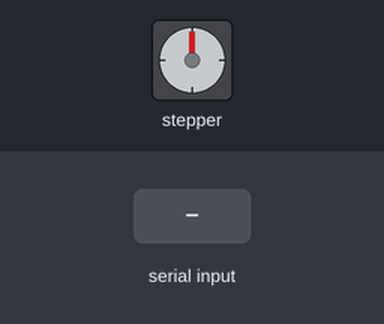
Bench run of a sketch on a simulated Arduino Uno, built with avr-gcc and run on an emulated ATmega328P. On the bench: stepper motor. Inputs (shaded band) come from the test bench. Stepper angles assume 360 steps per turn.

Above: at 1.2 s.
1.3 s: byte 3 (3) received over Serial
Timing chart, 0 to 4.3 s (numbered marks = the images above; inputs shaded):
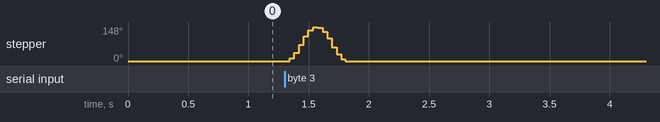

Measured:
- after the input at 1.3 s, stepper: turns 148° clockwise in 0.19 s, then 148° counter-clockwise in 0.23 s

The sketch:

StepperMotor.ino
```cpp
#include <AccelStepper.h>

#define DEG_PER_STEP 1.8
#define STEP_PER_REVOLUTION (360 / DEG_PER_STEP)

AccelStepper stepper(AccelStepper::FULL4WIRE, 7, 6, 5, 4);

long moveToPosition = STEP_PER_REVOLUTION;
int value;
int speed;
int distance;

bool setSpeed;


void setup() {
  Serial.begin(9600);

  stepper.setCurrentPosition(0);

  // Initial Parameters <- Im so dumb before I put it in loop so it always reset
  speed = 1000;
  setSpeed = false;
  distance = 150;
}

void loop() {

  // Wave Type Control
  if(Serial.available()>0){
    value=Serial.read();

    /*Stop everything*/
    if(value == 0){
      stepper.stop();
    }

    // /*Set Speed Mode*/
    // // value of 1: set speed
    // if(setSpeed){
    //   speed = value;
    //   setSpeed = false;
    // }
    // if(value == 1){
    //   setSpeed = true;
    // }


    /*Mono-Pulse Mode*/
    // value of 3: pulse mode
    if(value == 3){
      stepper.setMaxSpeed(speed*10);
      stepper.setAcceleration(speed*10);

      stepper.moveTo(distance);
      while (stepper.currentPosition() != distance) // Full speed up to 300
        stepper.run();
      stepper.stop(); // Stop as fast as possible: sets new target
      stepper.runToPosition();
      // Now stopped after quickstop

      // Now go backwards
      stepper.moveTo(0);
      while (stepper.currentPosition() != 0) // Full speed basck to 0
        stepper.run();
      stepper.stop(); // Stop as fast as possible: sets new target
      stepper.runToPosition();
      // Now stopped after quickstop
    }

    /*Constant Pulse Mode*/
    // 2000+ values are pulse mode
    // Distance:2900+ ex: 2910 = 10 in distance
    // Speed: 1000-1500
    // if(value >= 2000){
    // }

  }

  // stepper.moveTo(150);
  // while (stepper.currentPosition() != 150) // Full speed up to 300
  //   stepper.run();
  // stepper.stop(); // Stop as fast as possible: sets new target
  // stepper.runToPosition();
  // // Now stopped after quickstop

  // // Now go backwards
  // stepper.moveTo(0);
  // while (stepper.currentPosition() != 0) // Full speed basck to 0
  //   stepper.run();
  // stepper.stop(); // Stop as fast as possible: sets new target
  // stepper.runToPosition();
  // // Now stopped after quickstop


  // stepper.moveTo(STEP_PER_REVOLUTION);
  // while (stepper.currentPosition() != STEP_PER_REVOLUTION-50) // Full speed up to 300
  //   stepper.run();
  // stepper.stop(); // Stop as fast as possible: sets new target
  // stepper.runToPosition();
  // // Now stopped after quickstop

  // // Now go backwards
  // stepper.moveTo(0);
  // while (stepper.currentPosition() != 50) // Full speed basck to 0
  //   stepper.run();
  // stepper.stop(); // Stop as fast as possible: sets new target
  // stepper.runToPosition();
  // // Now stopped after quickstop

}
```
